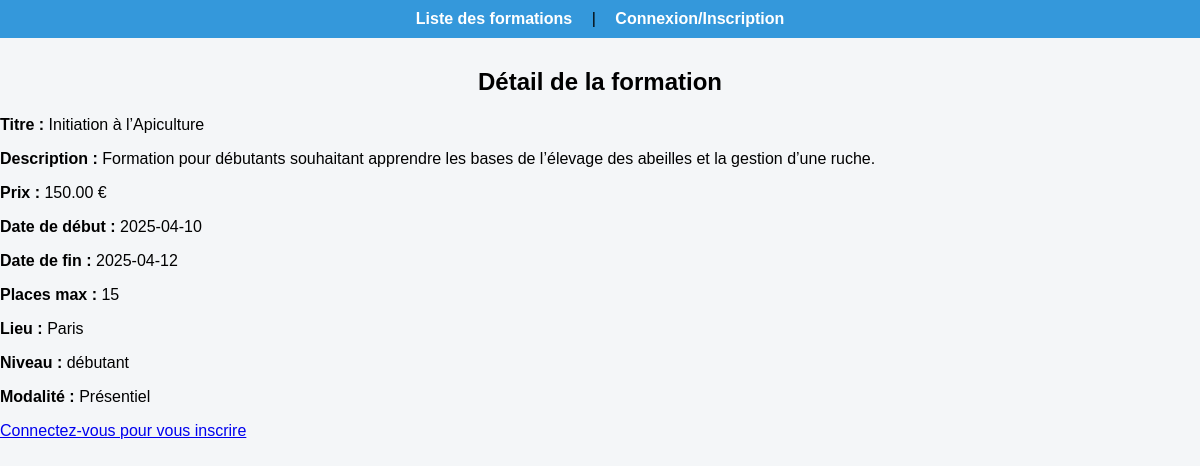
/MVC/index.php?action=detail&id=6, run on the app's committed database.
### tables this page shows
CREATE TABLE `formations` (
  `id` int(11) NOT NULL,
  `titreFormation` varchar(255) DEFAULT NULL,
  `descriptionFormation` text DEFAULT NULL,
  `prixFormation` decimal(10,2) DEFAULT NULL,
  `dateDebutForm` date DEFAULT NULL,
  `dtFinForm` date DEFAULT NULL,
  `placeMaxForm` int(11) DEFAULT NULL,
  `idModalité` int(11) DEFAULT NULL,
  `idLieu` int(11) DEFAULT NULL,
  `idNiv` int(11) DEFAULT NULL
);

CREATE TABLE `lieu_form` (
  `id` int(11) NOT NULL,
  `libelle` varchar(255) DEFAULT NULL
);

CREATE TABLE `niveau_form` (
  `id` int(11) NOT NULL,
  `libelle` varchar(255) DEFAULT NULL
);

CREATE TABLE `modalite_form` (
  `id` int(11) NOT NULL,
  `libelle` varchar(255) DEFAULT NULL
);

### MVC/controler/c_formation.php (called while the page is built, shortened)
<?php
require_once 'model/Formations.php';
class FormationController {
    private $db;
    public function __construct($db) {
        $this->db = $db;
    }
    public function detail($id) {
        $formations = new Formations($this->db);
        $formation = $formations->getById($id);
        require 'views/v_detailFormation.php';
    }
}

### MVC/model/Formations.php (called while the page is built, shortened)
<?php
class Formations {
    private $conn;
    public function __construct($db) {
        $this->conn = $db;
    }
    public function getById($id) {
        $query = "SELECT f.*, l.libelle AS lNom, m.libelle AS mNom, n.libelle AS nNom
                  FROM formations f
                  JOIN lieu_form l ON f.idLieu = l.id
                  JOIN modalite_form m ON f.idModalité = m.id
                  JOIN niveau_form n ON f.idNiv = n.id
                  WHERE f.id = :id";
        $stmt = $this->conn->prepare($query);
        $stmt->bindParam(":id", $id, PDO::PARAM_INT);
        $stmt->execute();
        return $stmt->fetch(PDO::FETCH_ASSOC);
    }
}

### MVC/views/v_detailFormation.php (the view)
<?php include 'views/layouts/nav.php'; ?>
<h2>Détail de la formation</h2>
<link rel="stylesheet" href="style.css">
<p><strong>Titre :</strong> <?= htmlspecialchars($formation['titreFormation']) ?></p>
<p><strong>Description :</strong> <?= htmlspecialchars($formation['descriptionFormation']) ?></p>
<p><strong>Prix :</strong> <?= htmlspecialchars($formation['prixFormation']) ?> €</p>
<p><strong>Date de début :</strong> <?= htmlspecialchars($formation['dateDebutForm']) ?></p>
<p><strong>Date de fin :</strong> <?= htmlspecialchars($formation['dtFinForm']) ?></p>
<p><strong>Places max :</strong> <?= htmlspecialchars($formation['placeMaxForm']) ?></p>
<p><strong>Lieu :</strong> <?= htmlspecialchars($formation['lNom']) ?></p>
<p><strong>Niveau :</strong> <?= htmlspecialchars($formation['nNom']) ?></p>
<p><strong>Modalité :</strong> <?= htmlspecialchars($formation['mNom']) ?></p>
<?php if (isset($_SESSION['client_id'])): ?>
    <a href="index.php?action=inscrire&id=<?= $formation['id'] ?>">M'inscrire à cette formation</a>
<?php else: ?>
    <a href="index.php?action=auth">Connectez-vous pour vous inscrire</a>
<?php endif; ?>

### MVC/style.css (style rules this page uses)
h2 { text-align: center; margin-top: 30px; }

### data on the page
formations: titreFormation "Initiation à l’Apiculture", descriptionFormation "Formation pour débutants souhaitant apprendre les bases de l’élevage des abeilles et la gestion d’une ruche.", prixFormation "150.00", dateDebutForm "2025-04-10", dtFinForm "2025-04-12", placeMaxForm "15", idLieu.libelle "Paris", idNiv.libelle "débutant", idModalité.libelle "Présentiel"
